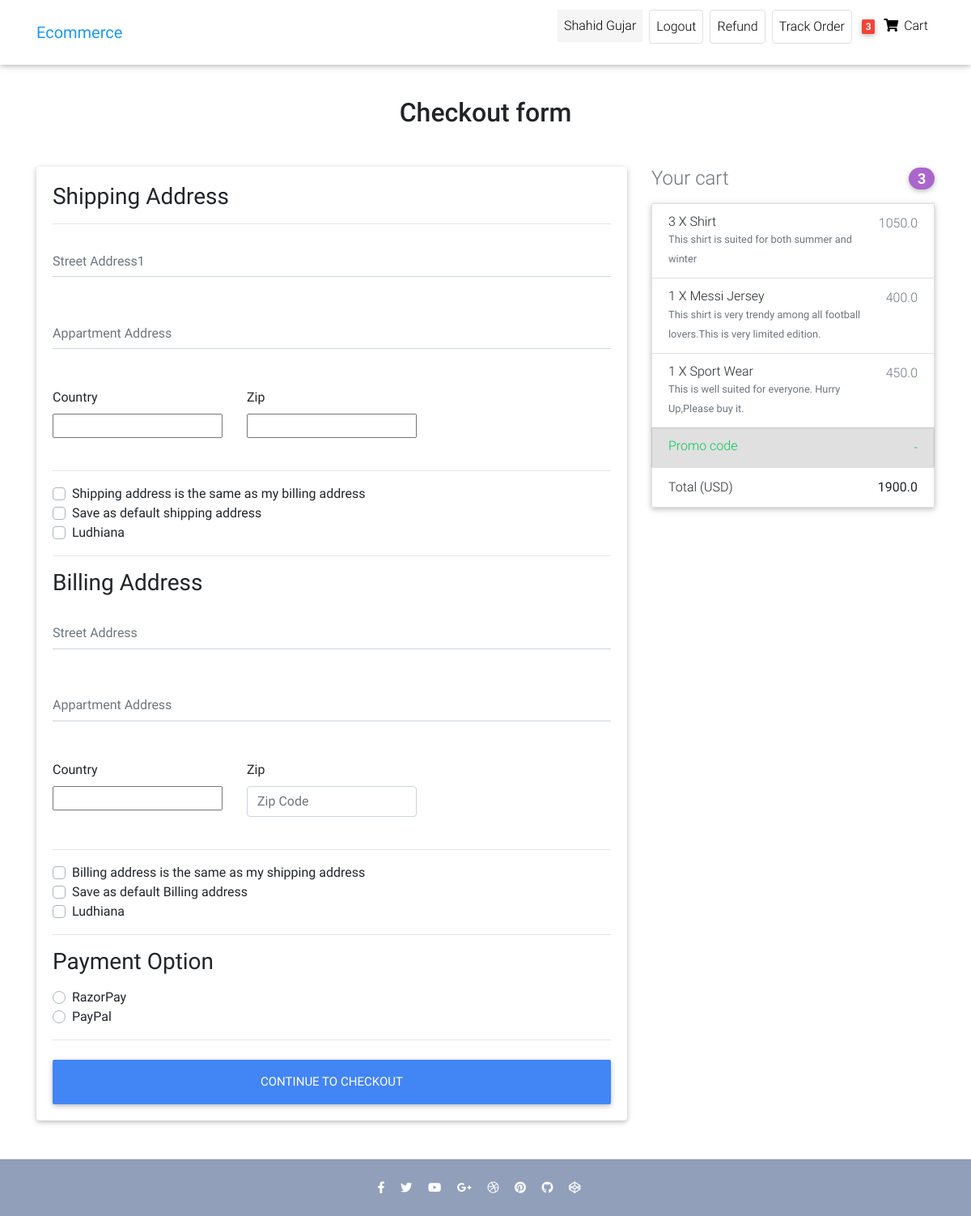
Page /checkout/ (signed in) on the earlier database version.
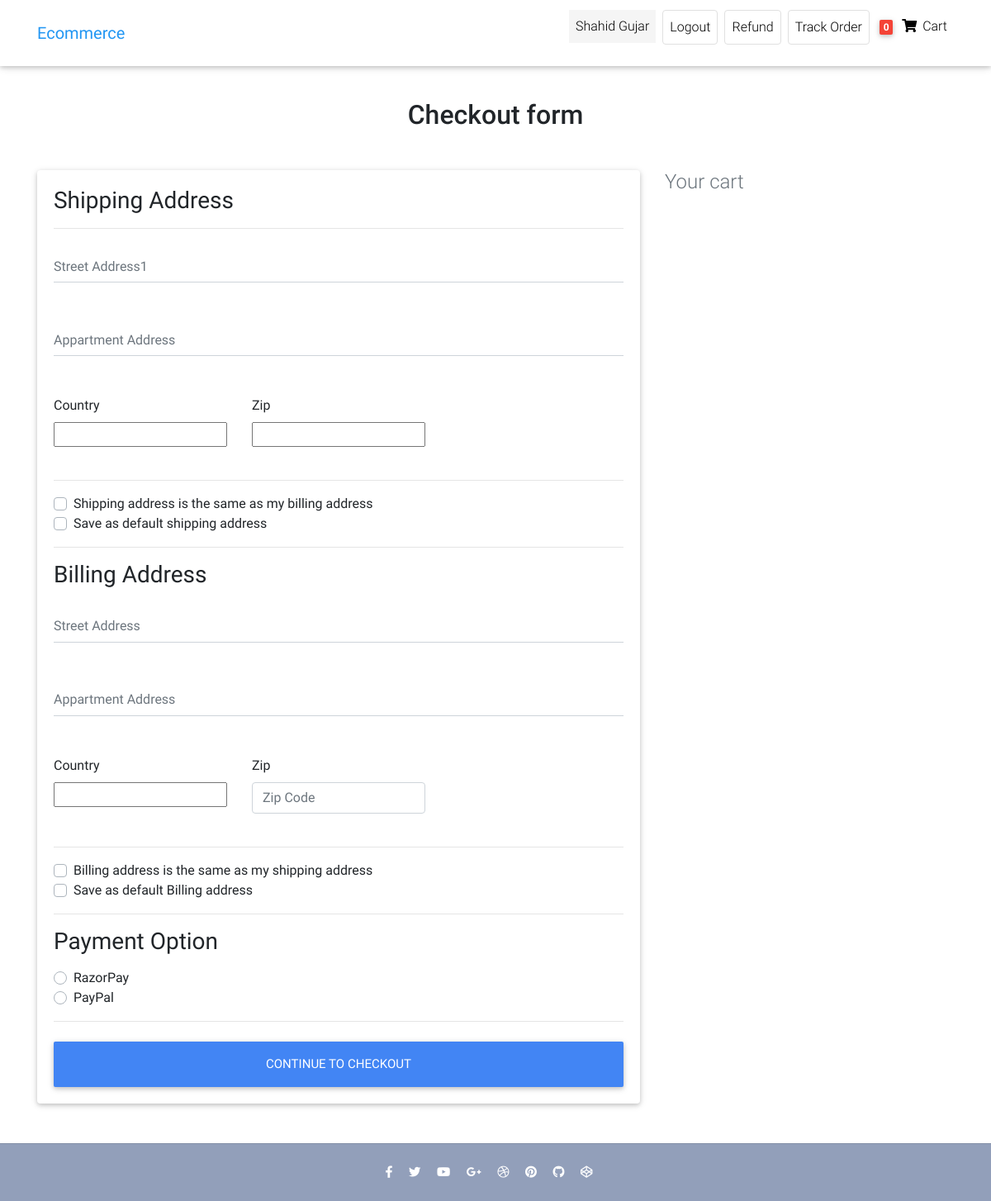
Same page on the later database version.
### front/models.py (models this page shows, shortened)
class Customer(AbstractUser):#Users is customer here
    phone=models.CharField(max_length=12,default="")
    gender=models.CharField(max_length=15,default="")
    user_address=models.CharField(max_length=50,default="")

class Order(models.Model):
    user=models.ForeignKey(Customer,on_delete=models.CASCADE)
    ref_code=models.CharField(max_length=20,blank=True,null=True)
    items=models.ManyToManyField(OrderItem)
    start_date = models.DateTimeField(auto_now_add=True)
    ordered_date=models.DateField()
    ordered=models.BooleanField(default=False)#it check whether has been ordered or not
    billing_address=models.ForeignKey('Address',related_name='billing_address',on_delete=models.SET_NULL,blank=True,null=True)
    shipping_address=models.ForeignKey('Address',related_name='shipping_address',on_delete=models.SET_NULL,blank=True,null=True)
    payment_detail=models.ForeignKey('Payments',on_delete=models.SET_NULL,blank=True,null=True)
    coupon=models.ForeignKey('Coupon',on_delete=models.SET_NULL,blank=True,null=True)
    being_delivered=models.BooleanField(default=False)#deliver hogaya
    received=models.BooleanField(default=False)#order hmne receive karliya
    order_status=models.CharField(choices=status,max_length=10,default='Pe')
    refund_requested=models.BooleanField(default=False)
    refund_granted=models.BooleanField(default=False)
    def total_amount(self):
        total=0
        for order_item in self.items.all():
            total += order_item.get_final_price()
        if self.coupon:
            total-=self.coupon.amount
        return total

class Address(models.Model):
    user=models.ForeignKey(Customer,on_delete=models.CASCADE)
    street_address=models.CharField(max_length=100)
    appartment_address=models.CharField(max_length=100)
    country=CountryField(multiple=False)
    zip=models.CharField(max_length=10)
    address_type=models.CharField(max_length=1,choices=ADDRESS_CHOICES)
    default=models.BooleanField(default=False)
    def __str__(self):
        return self.user.username
    class Meta:
        verbose_name_plural='Addresses'#Renaming Admin Panel name from Addresss to Addresses

class OrderItem(models.Model):
    user=models.ForeignKey(Customer,on_delete=models.CASCADE,null=True,blank=True)
    ordered=models.BooleanField(default=False)
    item=models.ForeignKey(Item,on_delete=models.CASCADE)
    quantity=models.IntegerField(default=1)
    def get_total_item_price(self):
        totalprice=self.item.price * self.quantity
        return totalprice
    def get_total_item_discount_price(self):
        if self.item.discount_price:
            totalprice=self.item.discount_price * self.quantity
            return totalprice
        else:
            return self.get_total_item_price()
    def get_final_price(self):
        if self.get_total_item_discount_price():
            return self.get_total_item_discount_price()
        return self.get_total_item_price()

class Item(models.Model):
    title=models.CharField(max_length=50)
    price=models.FloatField()
    discount_price=models.FloatField(blank=True,null=True)
    category=models.CharField(choices=CATEGORY_CHOICES,max_length=2)
    label=models.CharField(choices=LABEL_CHOICES,max_length=1)
    slug=models.SlugField()
    description=models.TextField()
    image=models.ImageField(upload_to='Images',null=True,blank=True)

### front/views.py (the view, shortened to what this page needs)
# urls.py: path('checkout/',CheckOutView.as_view(),name="check_out"),
class CheckOutView(LoginRequiredMixin,View):
    def get(self,*args,**kwargs):
        try:
            form=CheckoutForm()
            coupon=CouponForm()
            orders=Order.objects.filter(user=self.request.user,ordered=False)
            context={'form':form,'orders':orders,'coupon':coupon}
            shipping_address_qs=Address.objects.filter(
                user=self.request.user,
                address_type='S',
                default=True
            )
            if shipping_address_qs.exists():
                print("dsfdsd")
                print(f'shipping_address_qs={shipping_address_qs[0]}')
                context.update({'default_shipping_address':shipping_address_qs[0]})
            billing_address_qs=Address.objects.filter(
                user=self.request.user,
                address_type='B',
                default=True
            )
            if billing_address_qs.exists():
                print('test')
                print(f'billing_address_qs={billing_address_qs[0]}')
                context.update({'default_billing_address':billing_address_qs[0]})
            return render(self.request,'Ecommerce/checkout-page.html',context)
        except ObjectDoesNotExist:
            messages.info(self.request,"You donot have active order")
            return redirect("checkout")

### front/forms.py
class CouponForm(forms.Form):
    code=forms.CharField(max_length=30,widget=forms.TextInput(attrs={
        'class':'form-control',
        'placeholder':'Promo Code',
        'aria-label':'Recipient"s username',
        'aria-describedby':"basic-addon2"
        }))

### front/templatetags/cart_template_tags.py (called while the page is built)
@register.filter
def cart_item_count(user):
    if user.is_authenticated:
        qs=Order.objects.filter(user=user,ordered=False)
        if qs.exists():
            return qs[0].items.count()
    return 0

### front/templates/Ecommerce/checkout-page.html (shortened to what the changed rows need)
{% extends "Ecommerce/home-page.html" %}
{% load static %}
{% load cart_template_tags %}
{% load crispy_forms_tags %}
{% block head %}
    <link rel="stylesheet"
          href="https://use.fontawesome.com/releases/v5.11.2/css/all.css">
    <link href="{% static 'css/bootstrap.min.css' %}" rel="stylesheet">
    <link href="{% static 'css/mdb.min.css' %}" rel="stylesheet">
    <link href="{% static 'css/style.min.css' %}" rel="stylesheet">
{% endblock head %}
{% block body %}
    {% include 'Ecommerce/navbar.html' %}
    <main class="mt-5 pt-4">
        <div class="container wow fadeIn">
            <h2 class="my-5 h2 text-center">Checkout form</h2>
            <div class="row">
                <div class="col-md-8 mb-4">
                    <div class="card">
                        <form class="card-body" method="POST" action="{% url 'check_out' %}">
                            {% if  default_shipping_address %}
                                <div class="custom-control custom-checkbox">
                                    <label class="custom-control-label" for="use_default_shipping_address">
                                        {{ default_shipping_address.street_address|truncatechars:10 }}
                                    </label>
                                </div>
                            {% endif %}
                            {% if default_billing_address %}
                                <div class="custom-control custom-checkbox">
                                    <label class="custom-control-label" for="use_default_billing">
                                        {{ default_shipping_address.street_address|truncatechars:10 }}
                                    </label>
                                </div>
                            {% endif %}
                            <div class="d-block my-3">
                                {% for value,name in form.fields.payment_option.choices %}
                                    <div class="custom-control custom-radio">
                                        <label class="custom-control-label" for="{{ name }}">{{ name }}</label>
                                    </div>
                                {% endfor %}
                            </div>
                        </form>
                    </div>
                </div>
                {% include 'Ecommerce/order_snippet.html' %}
            </div>
        </div>
    </main>
{% endblock body %}

### front/templates/Ecommerce/navbar.html (shortened to what this page needs)
{% load cart_template_tags %}
 <nav class="navbar fixed-top navbar-expand-lg navbar-light white scrolling-navbar">
    <div class="container">
      <a class="navbar-brand waves-effect" href="/" >
        <strong class="blue-text">Ecommerce</strong>
      </a>
      <div class="collapse navbar-collapse" id="navbarSupportedContent">
        <ul class="navbar-nav nav-flex-icons">
          {% if request.user.is_authenticated %}
          <li class="nav-item mx-1">
            <p class="nav-link  "
            style="background-color:whitesmoke;"
             >
              {{request.user.first_name}}
          </p>
          </li>
          <li class="nav-item mx-1">
            <a href="{% url 'account_logout' %}" class="nav-link border border-light rounded waves-effect"
             >
              Logout
            </a>
          </li>
          <li class="nav-item mx-1">
            <a href="{% url 'request-refund' %}" class="nav-link border border-light rounded waves-effect"
             >
              Refund
            </a>
          </li>
          <li class="nav-item mx-1">
            <a href="{% url 'track-order' %}" class="nav-link border border-light rounded waves-effect"
            >
              Track Order
            </a>
          </li>
          {% endif %}
          {% if user.is_authenticated %}
          <li class="nav-item">
            <a href="{% url 'order-summary' %}" class="nav-link waves-effect">
              <span class="badge red z-depth-1 mr-1"> {{request.user|cart_item_count}} </span>
              <i class="fas fa-shopping-cart"></i>
              <span class="clearfix d-none d-sm-inline-block"> Cart </span>
            </a>
          </li>
          {% endif %}
        </ul>
      </div>
    </div>
  </nav>

### front/templates/Ecommerce/order_snippet.html (shortened to what this page needs)
{% load crispy_forms_tags %}
<div class="col-md-4 mb-4">
    <h4 class="d-flex justify-content-between align-items-center mb-3">
        <span class="text-muted">Your cart</span> {% for order in orders %}
        <span class="badge badge-secondary badge-pill">{{order.items.count}}</span>
    </h4>
    <ul class="list-group mb-3 z-depth-1">
        {% for object in order.items.all %}
        <li class="list-group-item d-flex justify-content-between lh-condensed">
            <div>
                <h6 class="my-0">{{object.quantity}} X {{object.item.title}}</h6>
                <small class="text-muted">{{object.item.description}}</small>
            </div>
            <span class="text-muted">{{object.get_final_price}}</span>
        </li>
          {% endfor %}
          <li class="list-group-item d-flex justify-content-between bg-light">
            <div class="text-success">
              <h6 class="my-0">Promo code</h6>
            </div>
            <span class="text-success">-{{order.coupon.amount}}</span>
          </li>
          <li class="list-group-item d-flex justify-content-between">
            <span>Total (USD)</span>
            <strong>{{order.total_amount}}</strong>
          </li>
          {% endfor %}
    </ul>
</div>

Differences in the rows shown:
removed Address: street_address "Ludhiana"
removed Order: items.count "3", total_amount "1900.0"
removed OrderItem: quantity "3", item "Shirt", item.description "This shirt is suited for both summer and winter", get_final_price "1050.0"
removed OrderItem: quantity "1", item "Messi Jersey", item.description "This shirt is very trendy among all football lovers.This is very limited edition.", get_final_price "400.0"
removed OrderItem: quantity "1", item "Sport Wear", item.description "This is well suited for everyone. Hurry Up,Please buy it.", get_final_price "450.0"
changed Customer "Shahid Gujar": user|cart_item_count "3" → "0"
